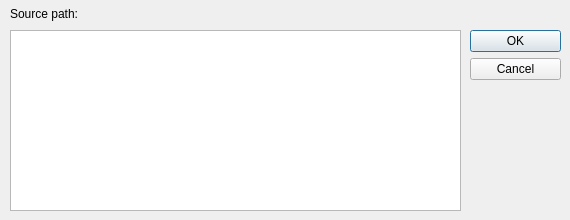
<?xml version="1.0" encoding="UTF-8"?>
<ui version="4.0">
 <class>SourcePathDialog</class>
 <widget class="QDialog" name="SourcePathDialog">
  <property name="geometry">
   <rect>
    <x>0</x>
    <y>0</y>
    <width>570</width>
    <height>220</height>
   </rect>
  </property>
  <property name="sizePolicy">
   <sizepolicy hsizetype="Fixed" vsizetype="Fixed">
    <horstretch>0</horstretch>
    <verstretch>0</verstretch>
   </sizepolicy>
  </property>
  <property name="windowTitle">
   <string>Source Search Path</string>
  </property>
  <widget class="QDialogButtonBox" name="buttonBox">
   <property name="geometry">
    <rect>
     <x>470</x>
     <y>30</y>
     <width>91</width>
     <height>91</height>
    </rect>
   </property>
   <property name="sizePolicy">
    <sizepolicy hsizetype="Fixed" vsizetype="Preferred">
     <horstretch>0</horstretch>
     <verstretch>0</verstretch>
    </sizepolicy>
   </property>
   <property name="orientation">
    <enum>Qt::Vertical</enum>
   </property>
   <property name="standardButtons">
    <set>QDialogButtonBox::Cancel|QDialogButtonBox::Ok</set>
   </property>
  </widget>
  <widget class="QPlainTextEdit" name="plainTextEdit">
   <property name="geometry">
    <rect>
     <x>10</x>
     <y>30</y>
     <width>451</width>
     <height>181</height>
    </rect>
   </property>
   <property name="sizePolicy">
    <sizepolicy hsizetype="Expanding" vsizetype="Expanding">
     <horstretch>0</horstretch>
     <verstretch>0</verstretch>
    </sizepolicy>
   </property>
  </widget>
  <widget class="QLabel" name="label">
   <property name="geometry">
    <rect>
     <x>10</x>
     <y>3</y>
     <width>181</width>
     <height>21</height>
    </rect>
   </property>
   <property name="sizePolicy">
    <sizepolicy hsizetype="Expanding" vsizetype="Preferred">
     <horstretch>0</horstretch>
     <verstretch>0</verstretch>
    </sizepolicy>
   </property>
   <property name="text">
    <string>Source path:</string>
   </property>
  </widget>
 </widget>
 <resources/>
 <connections/>
</ui>
